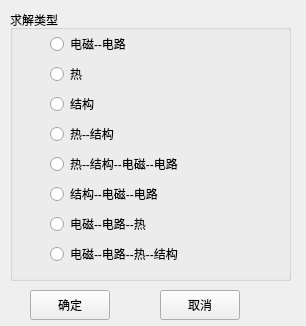
<?xml version="1.0" encoding="UTF-8"?>
<ui version="4.0">
 <class>frmSimSelect</class>
 <widget class="QMainWindow" name="frmSimSelect">
  <property name="geometry">
   <rect>
    <x>0</x>
    <y>0</y>
    <width>306</width>
    <height>326</height>
   </rect>
  </property>
  <property name="windowTitle">
   <string>物理场选择</string>
  </property>
  <widget class="QWidget" name="centralwidget">
   <widget class="QPushButton" name="btnOK">
    <property name="geometry">
     <rect>
      <x>30</x>
      <y>290</y>
      <width>80</width>
      <height>30</height>
     </rect>
    </property>
    <property name="text">
     <string>确定</string>
    </property>
   </widget>
   <widget class="QPushButton" name="btnCancel">
    <property name="geometry">
     <rect>
      <x>160</x>
      <y>290</y>
      <width>80</width>
      <height>30</height>
     </rect>
    </property>
    <property name="text">
     <string>取消</string>
    </property>
   </widget>
   <widget class="QGroupBox" name="gbxDomainPF">
    <property name="geometry">
     <rect>
      <x>10</x>
      <y>10</y>
      <width>281</width>
      <height>271</height>
     </rect>
    </property>
    <property name="title">
     <string>求解类型</string>
    </property>
    <widget class="QRadioButton" name="rdb1">
     <property name="geometry">
      <rect>
       <x>40</x>
       <y>20</y>
       <width>211</width>
       <height>28</height>
      </rect>
     </property>
     <property name="text">
      <string>电磁--电路</string>
     </property>
    </widget>
    <widget class="QRadioButton" name="rdb2">
     <property name="geometry">
      <rect>
       <x>40</x>
       <y>50</y>
       <width>211</width>
       <height>28</height>
      </rect>
     </property>
     <property name="text">
      <string>热</string>
     </property>
    </widget>
    <widget class="QRadioButton" name="rdb3">
     <property name="geometry">
      <rect>
       <x>40</x>
       <y>80</y>
       <width>211</width>
       <height>28</height>
      </rect>
     </property>
     <property name="text">
      <string>结构</string>
     </property>
    </widget>
    <widget class="QRadioButton" name="rdb4">
     <property name="geometry">
      <rect>
       <x>40</x>
       <y>110</y>
       <width>211</width>
       <height>28</height>
      </rect>
     </property>
     <property name="text">
      <string>热--结构</string>
     </property>
    </widget>
    <widget class="QRadioButton" name="rdb5">
     <property name="geometry">
      <rect>
       <x>40</x>
       <y>140</y>
       <width>211</width>
       <height>28</height>
      </rect>
     </property>
     <property name="text">
      <string>热--结构--电磁--电路</string>
     </property>
    </widget>
    <widget class="QRadioButton" name="rdb6">
     <property name="geometry">
      <rect>
       <x>40</x>
       <y>170</y>
       <width>211</width>
       <height>28</height>
      </rect>
     </property>
     <property name="text">
      <string>结构--电磁--电路</string>
     </property>
    </widget>
    <widget class="QRadioButton" name="rdb7">
     <property name="geometry">
      <rect>
       <x>40</x>
       <y>200</y>
       <width>211</width>
       <height>28</height>
      </rect>
     </property>
     <property name="text">
      <string>电磁--电路--热</string>
     </property>
    </widget>
    <widget class="QRadioButton" name="rdb8">
     <property name="geometry">
      <rect>
       <x>40</x>
       <y>230</y>
       <width>211</width>
       <height>28</height>
      </rect>
     </property>
     <property name="text">
      <string>电磁--电路--热--结构</string>
     </property>
    </widget>
   </widget>
  </widget>
 </widget>
 <tabstops>
  <tabstop>btnOK</tabstop>
  <tabstop>btnCancel</tabstop>
 </tabstops>
 <resources/>
 <connections/>
</ui>
